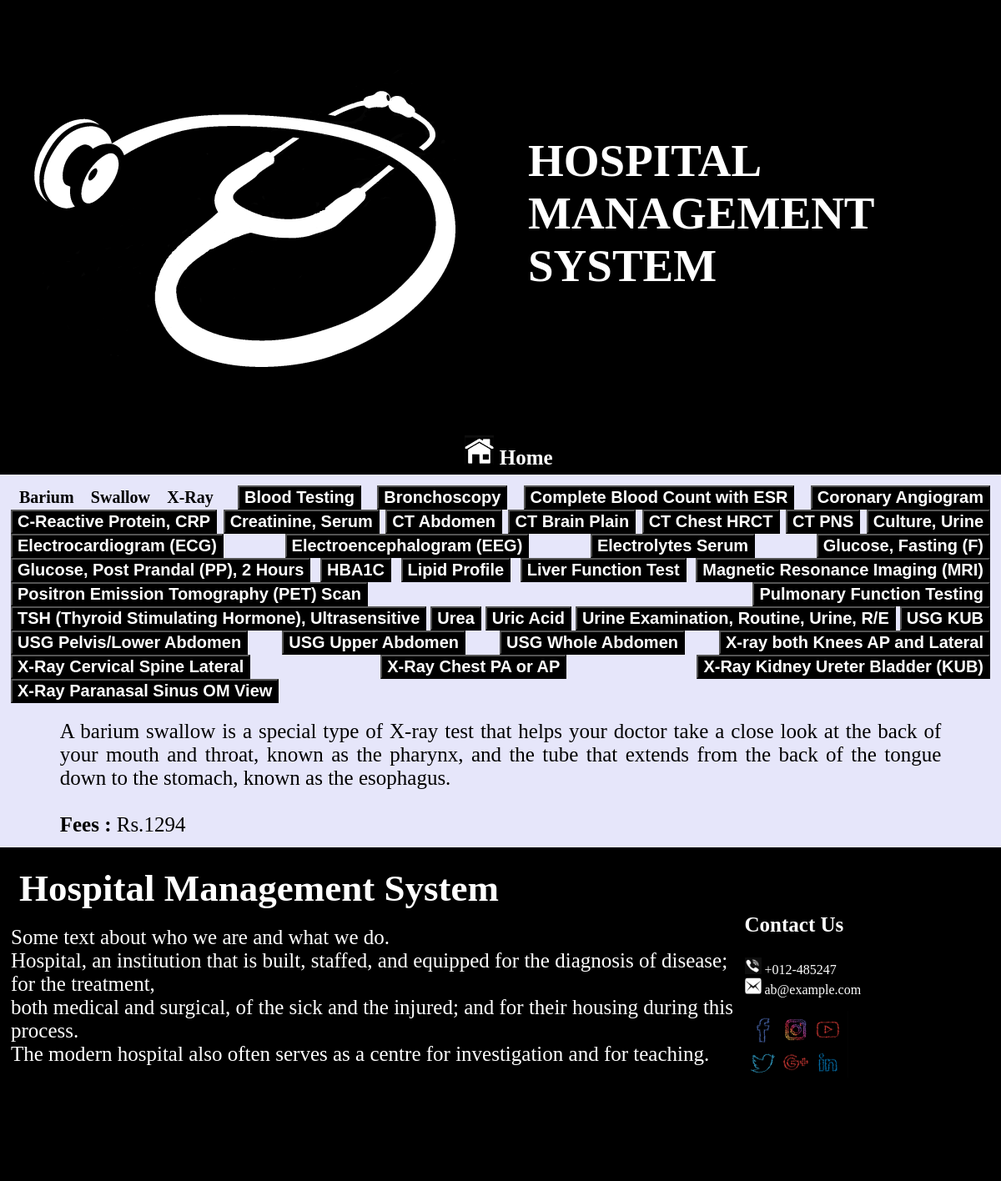
/laboratory/, run on the app's committed database.
### home/models.py (models this page shows, shortened)
class Laboratory(models.Model):
    Name = models.CharField(max_length=50, unique=True, null=False)
    Description = models.TextField()
    Fees = models.PositiveIntegerField(null=False)

### laboratory/views.py (the view)
# urls.py: path('', views.laboratory, name='laboratory')
def laboratory(request):
    try :
        i = request.POST['btn']
    except :
        i = 1
    finally :
        i = Laboratory.objects.get(pk=i)
        l = Laboratory.objects.all()
        return render(request, 'laboratory.html', {'a': False, 'lab' : l, 'i' :i})

### templates/laboratory.html (shortened to what this page needs)
{% extends 'base.html' %}
{% load static %}
{% block content %}
	<table class="main">
		<tr>
			<td>
				{% if a %}
				<form action="/user/lablist" method="POST">
				{% else %}
				<form action="/laboratory/" method="POST">
				{% endif %}
					{% for l in lab %}
					{% if l.id == i.id %}
					<font style="font-size: 20px; font-weight:bold; padding:10">{{ l.Name }}</font>
					{% else %}
					<button class="type" type="submit" name="btn" value="{{l.id}}"> {{ l.Name }} </button>
					{% endif %}
					{% endfor %}
				</form>
			</td>
		</tr>
		<tr>
			<td>
				<div class="contain">
					{{ i.Description }}<br><br>
					<b>Fees : </b>
					Rs.{{ i.Fees }}
				</div>
			</td>
		</tr>
	</table>
{% endblock %}

### templates/base.html (style rules this page uses)
body { background-color: #E6E6FA; margin: 0%; }

### templates/laboratory.html (style rules this page uses)
.main { width: 100%; padding: 10; }
.main tr:first-child { text-align: justify; padding: 10; }
.main tr:last-child { vertical-align: top; padding-top: 20px; text-align: justify; width: 33%; }
.contain { width: 90%; margin-left: 5%; font-size: 25px; text-align: justify; }
.type { background-color: black; color: white; font-size: 20px; font-weight: bold; width: fit-content; text-align: left; }

### data on the page
Laboratory: Name "Barium Swallow X-Ray", Description "A barium swallow is a special type of X-ray test that helps your doctor take a close look at the back of your mouth and throat, known as the pharynx, and the tube that extends from the back of the tongue down to the stomach, known as the esophagus.", Fees "1294"
Laboratory: {{ l.id }} 2 (drawn), Name "Blood Testing"
Laboratory: {{ l.id }} 3 (drawn), Name "Bronchoscopy"
Laboratory: {{ l.id }} 4 (drawn), Name "Complete Blood Count with ESR"
Laboratory: {{ l.id }} 5 (drawn), Name "Coronary Angiogram"
Laboratory: {{ l.id }} 6 (drawn), Name "C-Reactive Protein, CRP"
Laboratory: {{ l.id }} 7 (drawn), Name "Creatinine, Serum"
Laboratory: {{ l.id }} 8 (drawn), Name "CT Abdomen"
Laboratory: {{ l.id }} 9 (drawn), Name "CT Brain Plain"
Laboratory: {{ l.id }} 10 (drawn), Name "CT Chest HRCT"
Laboratory: {{ l.id }} 11 (drawn), Name "CT PNS"
Laboratory: {{ l.id }} 12 (drawn), Name "Culture, Urine"
Laboratory: {{ l.id }} 13 (drawn), Name "Electrocardiogram (ECG)"
Laboratory: {{ l.id }} 14 (drawn), Name "Electroencephalogram (EEG)"
Laboratory: {{ l.id }} 15 (drawn), Name "Electrolytes Serum"
Laboratory: {{ l.id }} 16 (drawn), Name "Glucose, Fasting (F)"
Laboratory: {{ l.id }} 17 (drawn), Name "Glucose, Post Prandal (PP), 2 Hours"
Laboratory: {{ l.id }} 18 (drawn), Name "HBA1C"
Laboratory: {{ l.id }} 19 (drawn), Name "Lipid Profile"
Laboratory: {{ l.id }} 20 (drawn), Name "Liver Function Test"
Laboratory: {{ l.id }} 21 (drawn), Name "Magnetic Resonance Imaging (MRI)"
Laboratory: {{ l.id }} 22 (drawn), Name "Positron Emission Tomography (PET) Scan"
Laboratory: {{ l.id }} 23 (drawn), Name "Pulmonary Function Testing"
Laboratory: {{ l.id }} 24 (drawn), Name "TSH (Thyroid Stimulating Hormone), Ultrasensitive"
Laboratory: {{ l.id }} 25 (drawn), Name "Urea"
Laboratory: {{ l.id }} 26 (drawn), Name "Uric Acid"
Laboratory: {{ l.id }} 27 (drawn), Name "Urine Examination, Routine, Urine, R/E"
Laboratory: {{ l.id }} 28 (drawn), Name "USG KUB"
Laboratory: {{ l.id }} 29 (drawn), Name "USG Pelvis/Lower Abdomen"
Laboratory: {{ l.id }} 30 (drawn), Name "USG Upper Abdomen"
Laboratory: {{ l.id }} 31 (drawn), Name "USG Whole Abdomen"
Laboratory: {{ l.id }} 32 (drawn), Name "X-ray both Knees AP and Lateral"
Laboratory: {{ l.id }} 33 (drawn), Name "X-Ray Cervical Spine Lateral"
Laboratory: {{ l.id }} 34 (drawn), Name "X-Ray Chest PA or AP"
Laboratory: {{ l.id }} 35 (drawn), Name "X-Ray Kidney Ureter Bladder (KUB)"
Laboratory: {{ l.id }} 36 (drawn), Name "X-Ray Paranasal Sinus OM View"
